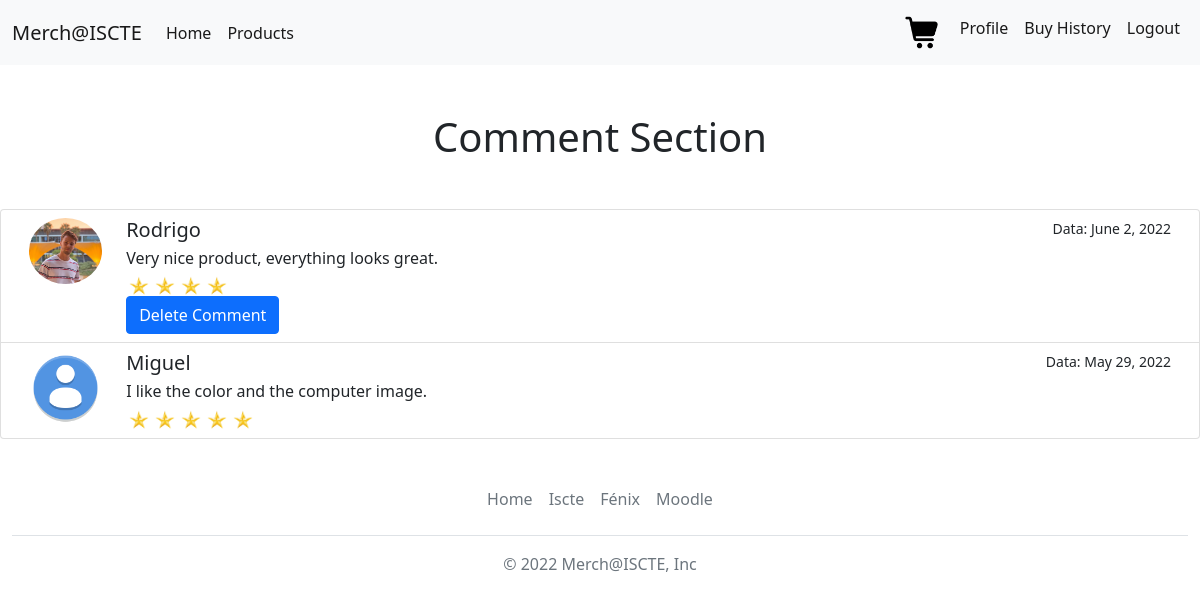
Screenshot of /comentarios_produto/9 (signed in) with the database file from the repository.
### loja/models.py (models this page shows)
class Comentarios(models.Model):
    produto = models.ForeignKey(Produto, on_delete=models.CASCADE)
    cliente = models.ForeignKey(Cliente, blank=True, null=True, on_delete=models.SET_NULL)
    comentario = models.CharField(max_length=100)
    date = models.DateField(default=datetime.datetime.now())

class Cliente(models.Model):
    user = models.OneToOneField(User, on_delete=models.CASCADE)
    curso = models.CharField(max_length=100)
    foto = models.CharField(max_length=100, default='/static/media/avatardefault.png')

class Rating(models.Model):
    produto = models.ForeignKey(Produto, on_delete=models.CASCADE)
    cliente = models.ForeignKey(Cliente, blank=True, null=True, on_delete=models.SET_NULL)
    rate = models.IntegerField(default=1)

### loja/views.py (the view)
# urls.py: path('comentarios_produto/<int:produto_id>', views.comentarios_produto, name='comentarios_produto'),
def comentarios_produto(request, produto_id):
    produto = get_object_or_404(Produto, pk=produto_id)
    lista_comentarios = []
    already_comment = False
    lista_rates = produto.rating_set.all()
    for comentario in Comentarios.objects.all():
        if comentario.produto == produto:
            lista_comentarios.append(comentario)
            try:
                if request.user.cliente == comentario.cliente:
                    already_comment = True
            except:
                print()
    if request.user.is_superuser:
        already_comment = True
    if not request.user.is_authenticated:
        already_comment = True
    return render(request, 'loja/comentarios_produto.html', {'lista_comentarios': lista_comentarios, 'already_comment':already_comment,'produto_id':produto_id ,'lista_rates':lista_rates})

### loja/templates/loja/comentarios_produto.html (shortened to what this page needs)
{% extends "loja/index.html" %}
{% block blocobody %}
<div class="container-md mx-auto my-5"><h1 class="text-center">Comment Section</h1></div>
{% if lista_comentarios %}
<div class="list-group">
    {% for comment in lista_comentarios reversed %}
    <div class="list-group-item" aria-current="true">
        <div class="container-fluid">
            <div class="row">
                <div class="col-1">
                    <img src="{{ comment.cliente.foto }}" class="rounded-circle " style="width: 100%;">
                </div>
                <div class="col">
                    <div class="d-flex w-100 justify-content-between">
                        <h5 class="mb-1">{{ comment.cliente.user.username }}</h5>
                        <small>Data: {{ comment.date}}</small>
                    </div>
                    <p class="mb-1">{{ comment.comentario }}</p>
                    <small>
                        <div class="row " style="margin: 0 0 0 0;">
                            {% if lista_rates %}
                            {% for rate in lista_rates %}
                                {% if rate.cliente == comment.cliente %}
                                {% with ''|center:rate.rate as range %}
                                {% for _ in range %}
                                <div class="col-auto" style="padding:0px 3px">
                                    <img width="20" height="20" src="{{'/static/media/star.jpg'}}">
                                </div>
                                {% endfor %}
                                {% endwith %}
                                {% endif %}
                            {% endfor %}
                            {% endif %}
                        </div>
                    </small>
                    {% if request.user.cliente.user.username == comment.cliente.user.username %}
                    <a href="{% url 'loja:delete_comment' comment.id %}" class="btn btn-primary">Delete Comment</a>
                    {% endif %}
                </div>
            </div>
        </div>
    </div>
    {% endfor %}
</div>
{% else %}
<h5>There are no comments</h5>
{% endif %}
{% endblock %}

### rows the page displays
Comentarios: cliente.foto (picture), cliente.user.username "Rodrigo", date "June 2, 2022", comentario "Very nice product, everything looks great.", shows "Delete Comment"
Rating: rate 4 (drawn)
Comentarios: cliente.foto (placeholder picture), cliente.user.username "Miguel", date "May 29, 2022", comentario "I like the color and the computer image."
Rating: rate 5 (drawn)
